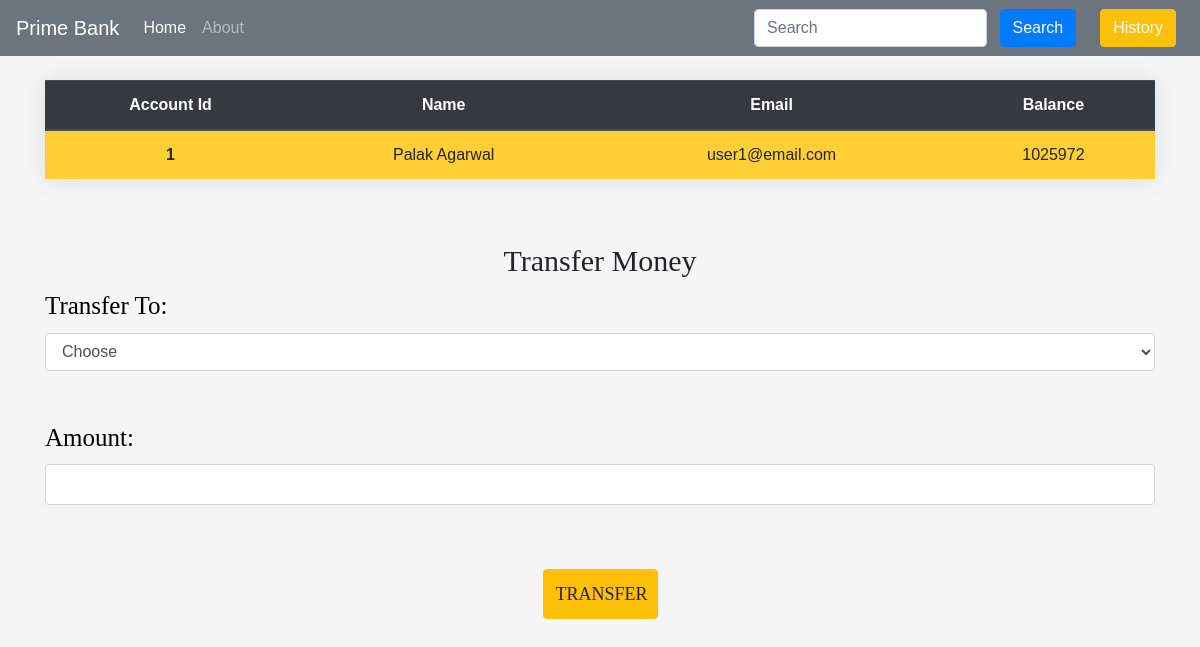
The page /user/1/ on the database its author committed.
### accounts/models.py (models this page shows, shortened)
class customer(models.Model):
    id = models.AutoField(primary_key=True)
    name = models.CharField(max_length=100)
    email = models.CharField(max_length=100)
    curr_balance = models.IntegerField(default=0)

### accounts/views.py (the view, shortened to what this page needs)
# urls.py: path("user/<int:userid>/", views.userView, name="userView"),
def userView(request,userid):
    user = customer.objects.filter(id=userid)
    alluser = customer.objects.exclude(id=userid)
    myuser = user[0]
    name = myuser.name.split()[0]
    return render(request,"accounts/user.html",{"user":myuser,"alluser":alluser,"name":name})

### templates/accounts/user.html (shortened to what this page needs)
{% extends 'base.html' %}
{% block homeactive %} active {% endblock homeactive %}
{% block body %}
<div class="container pt-4">
  <table class="table">
    <thead class="thead-dark">
      <tr>
        <th scope="col">Account Id</th>
        <th scope="col">Name</th>
        <th scope="col">Email</th>
        <th scope="col">Balance</th>
      </tr>
    </thead>
    <tbody>
      <tr>
        <th scope="row" class="myrows">{{user.id}}</th>
        <td>{{user.name}}</td>
        <td>{{user.email}}</td>
        <td>{{user.curr_balance}}</td>
      </tr>
    </tbody>
  </table>
</div>
<div class="container pt-5">
  <div class="row">
    <div class="col-sm-12 col-lg-12 col-md-12  d-block">
      <h5 style="font-size:30px;text-align:center; font-family: 'Playfair Display', serif ">Transfer Money
      </h5>
      <form action="" method="post">
        <div>
          <label style="font-size: 25px;color:black; font-family: 'Times New Roman', Times, serif;">Transfer To:</label>
          <select name="receiver" id="reciever" name="to" class="form-control" required>
            <option value="" disabled selected>Choose</option>
          </select>
        <br>
        <br>
            <label style="font-size: 25px;color:black; font-family: 'Times New Roman', Times, serif;">Amount:</label>
            <input style="font-size: 18px;color:black;" input type="number" min="0" class="form-control" name="amount" required>
            <br><br>
        </div>
        <div class="text-center" >
          <button style="font-size: 18px;width: 115px; height: 50px; font-family: 'Times New Roman', Times, serif;" class="btn btn-warning mt-3" name="submit" type="submit" id="myBtn">TRANSFER</button>
          </div>
      </form>
    </div>
  </div>
</div>
{% endblock body %}

### rows shown on the page
customer: id "1", name "Palak Agarwal", email "user1@email.com", curr_balance "1025972"
